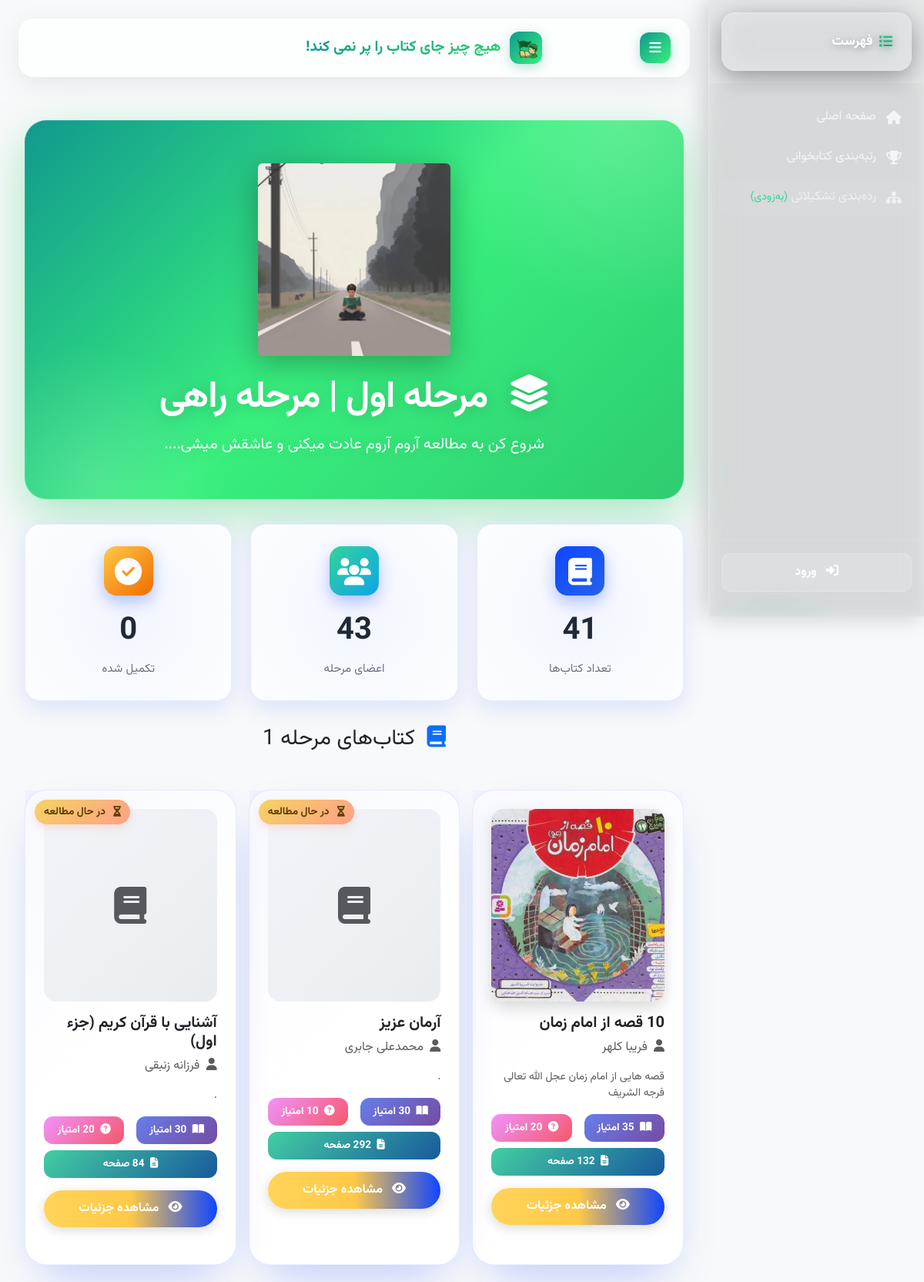
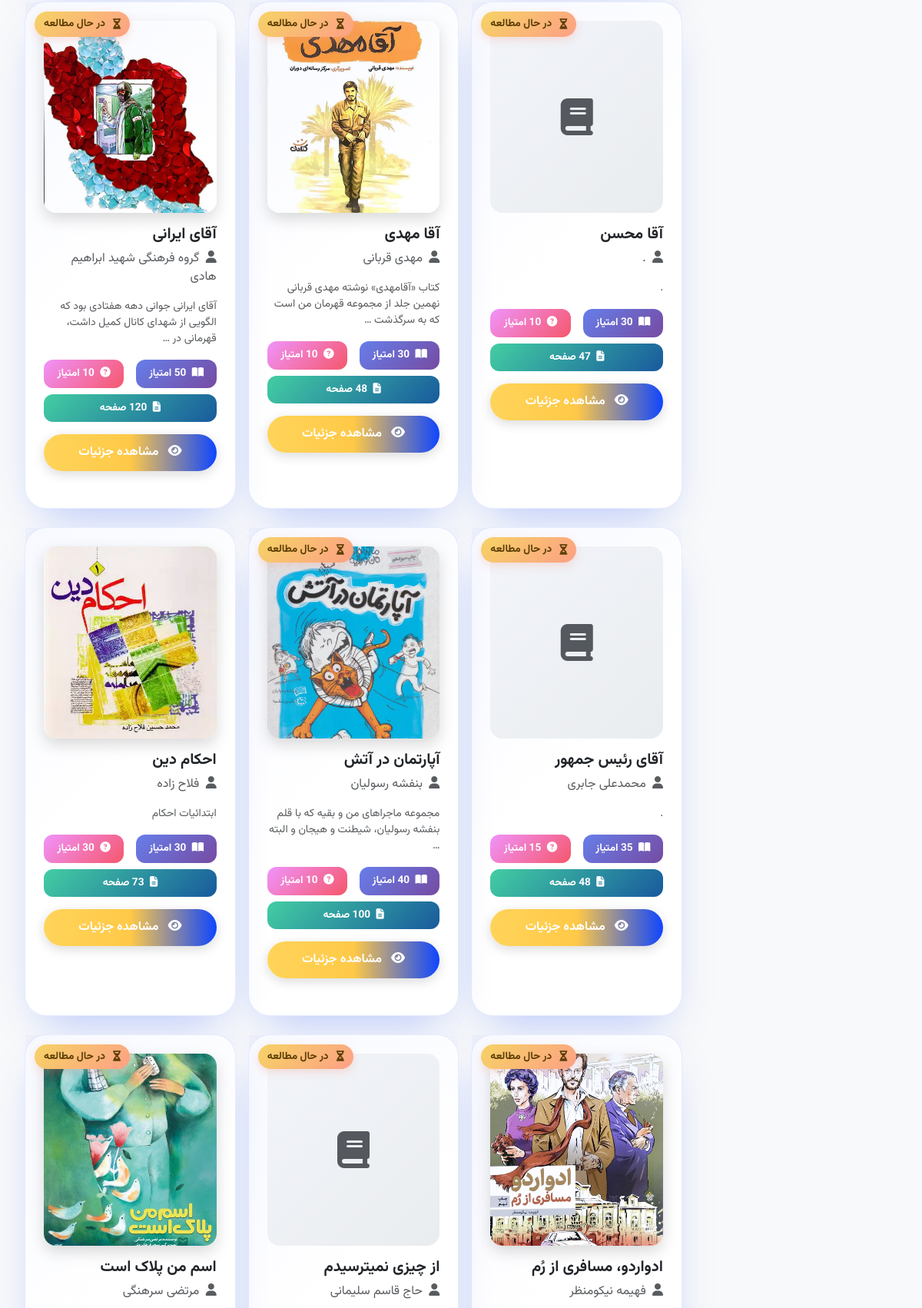
The page /stage/4/ (upper part) on the database its author committed (2 pictures, top to bottom).
### books/models.py (models this page shows, shortened)
class Stage(models.Model):
    period = models.ForeignKey(ReadingPeriod, on_delete=models.CASCADE, verbose_name="دوره")
    stage_number = models.IntegerField(verbose_name="شماره مرحله")
    name = models.CharField(max_length=100, verbose_name="نام مرحله")
    description = models.TextField(verbose_name="توضیحات")
    image = models.ImageField(upload_to='stages/images/', blank=True, null=True, verbose_name="تصویر مرحله")
    order = models.IntegerField(verbose_name="ترتیب")
    created_at = models.DateTimeField(auto_now_add=True)
    class Meta:
        verbose_name = "مرحله"
        verbose_name_plural = "مراحل"
        unique_together = ['period', 'stage_number']
        ordering = ['order', 'stage_number']

class Book(models.Model):
    title = models.CharField(max_length=200, verbose_name="عنوان کتاب")
    author = models.CharField(max_length=200, verbose_name="نویسنده")
    description = models.TextField(verbose_name="توضیحات")
    cover_image = models.ImageField(upload_to='books/covers/', blank=True, null=True, verbose_name="تصویر جلد")
    reading_score = models.IntegerField(default=0, verbose_name="امتیاز مطالعه")
    quiz_score = models.IntegerField(default=0, verbose_name="امتیاز آزمون")
    stage = models.ForeignKey(Stage, on_delete=models.CASCADE, verbose_name="مرحله")
    reading_days = models.IntegerField(default=3, verbose_name="تعداد روز مطالعه")
    page_count = models.PositiveIntegerField(default=0, verbose_name="تعداد صفحات")
    stock_count = models.PositiveIntegerField(default=1, verbose_name="تعداد نسخه")
    created_at = models.DateTimeField(auto_now_add=True)
    updated_at = models.DateTimeField(auto_now=True)
    class Meta:
        verbose_name = "کتاب"
        verbose_name_plural = "کتاب‌ها"
        ordering = ['stage__order', 'title']

### books/views.py (the view)
# urls.py: path('stage/<int:stage_id>/', views.stage_books, name='stage_books'),
def stage_books(request, stage_id):
    stage = get_object_or_404(Stage, id=stage_id)
    base_books = Book.objects.filter(stage=stage).order_by('title')
    active_assignments = BookAssignment.objects.filter(book=OuterRef('pk'), is_completed=False)
    books = base_books.annotate(is_in_progress=Exists(active_assignments))
    stage_members = Member.objects.filter(current_stage=stage, is_active=True)
    stage_stats = {
        'total_members': stage_members.count(),
        'completed_members': sum(1 for m in stage_members if m.can_advance_to_next_stage()),
        'total_books': base_books.count(),
    }
    context = {
        'stage': stage,
        'books': books,
        'stats': stage_stats,
    }
    return render(request, 'books/stage_books_modern.html', context)

### books/context_processors.py (called while the page is built, shortened)
def notifications(request):
    if not request.user.is_authenticated:
        return {
            'header_notifications': [],
            'header_unread_notifications': 0,
        }

### books/models.py (called while the page is built)
    def get_completed_books_count(self):
        if self.current_stage:
            return BookAssignment.objects.filter(
                member=self,
                book__stage=self.current_stage,
                is_completed=True
            ).count()
        return 0

    def get_total_books_in_stage(self):
        if self.current_stage:
            return Book.objects.filter(stage=self.current_stage).count()
        return 0

    def can_advance_to_next_stage(self):
        if not self.current_stage:
            return False
        total_books = self.get_total_books_in_stage()
        completed_books = self.get_completed_books_count()
        return completed_books >= total_books

### templates/books/stage_books_modern.html (shortened to what this page needs)
{% extends 'base_modern.html' %}
{% load static %}
{% load jalali_tags %}
{% block content %}
<div class="container-fluid">
    <div class="gradient-hero">
        {% if stage.image %}
            <div class="mb-4">
                <img src="{{ stage.image.url }}" alt="{{ stage.name }}"
                     class="img-fluid rounded"
                     style="max-height: 250px; max-width: 100%; object-fit: contain; box-shadow: 0 10px 40px rgba(0,0,0,0.3);">
            </div>
        {% endif %}
        <h1 class="display-4 fw-bold mb-3">
            <i class="fas fa-layer-group me-3"></i>
            {{ stage.name }}
        </h1>
        <p class="lead mb-0">{{ stage.description }}</p>
    </div>
    <div class="stats-grid" style="grid-template-columns: repeat(auto-fit, minmax(180px, 1fr));">
        <div class="stat-card">
            <div class="stat-icon">
                <i class="fas fa-book"></i>
            </div>
            <div class="stat-number">{{ stats.total_books }}</div>
            <div class="stat-label">تعداد کتاب‌ها</div>
        </div>
        <div class="stat-card">
            <div class="stat-icon" style="background: linear-gradient(135deg, #34D399, #0EA5E9);">
                <i class="fas fa-users"></i>
            </div>
            <div class="stat-number">{{ stats.total_members }}</div>
            <div class="stat-label">اعضای مرحله</div>
        </div>
        <div class="stat-card">
            <div class="stat-icon" style="background: linear-gradient(135deg, #FFC947, #EF6C00);">
                <i class="fas fa-check-circle"></i>
            </div>
            <div class="stat-number">{{ stats.completed_members }}</div>
            <div class="stat-label">تکمیل شده</div>
        </div>
    </div>
    <div class="row mb-4">
        <div class="col-12">
            <h3 class="text-center mb-4">
                <i class="fas fa-book me-2 text-primary"></i>
                کتاب‌های مرحله {{ stage.stage_number }}
            </h3>
        </div>
    </div>
    {% if books %}
        <div class="row g-4">
            {% for book in books %}
                <div class="col-lg-4 col-md-6">
                    <div class="modern-card book-card">
                        {% if book.is_in_progress %}
                            <span class="in-progress-badge">
                                <i class="fas fa-hourglass-half me-1"></i>
                                در حال مطالعه
                            </span>
                        {% endif %}
                        {% if book.cover_image %}
                            <div class="book-cover-wrapper mb-3">
                                <img src="{{ book.cover_image.url }}" class="book-cover" alt="{{ book.title }}">
                            </div>
                        {% else %}
                            <div class="book-cover-placeholder mb-3">
                                <i class="fas fa-book fa-3x text-muted"></i>
                            </div>
                        {% endif %}
                        <h5 class="fw-bold mb-2">{{ book.title }}</h5>
                        <p class="text-muted mb-3">
                            <i class="fas fa-user me-1"></i>
                            {{ book.author }}
                        </p>
                        <p class="text-muted small mb-3">{{ book.description|truncatewords:15 }}</p>
                        <div class="row g-2 mb-3">
                            <div class="col-6">
                                <div class="score-badge score-reading">
                                    <i class="fas fa-book-open me-1"></i>
                                    {{ book.reading_score }} امتیاز
                                </div>
                            </div>
                            <div class="col-6">
                                <div class="score-badge score-quiz">
                                    <i class="fas fa-question-circle me-1"></i>
                                    {{ book.quiz_score }} امتیاز
                                </div>
                            </div>
                            <div class="col-12">
                                <div class="score-badge score-pages">
                                    <i class="fas fa-file-alt me-1"></i>
                                    {% if book.page_count %}
                                        {{ book.page_count }} صفحه
                                    {% else %}
                                        تعداد صفحات نامشخص
                                    {% endif %}
                                </div>
                            </div>
                        </div>
                        <a href="{% url 'books:book_detail' book.id %}" class="btn btn-modern btn-gradient w-100">
                            <i class="fas fa-eye me-2"></i>
                            مشاهده جزئیات
                        </a>
                    </div>
                </div>
            {% endfor %}
        </div>
    {% else %}
        <div class="modern-card text-center">
            <i class="fas fa-book-open text-muted" style="font-size: 4rem;"></i>
            <h4 class="mt-3 text-muted">هیچ کتابی در این مرحله وجود ندارد</h4>
        </div>
    {% endif %}
</div>
{% endblock %}

### static/css/modern-style.css (style rules this page uses)
:root { --primary: #0F45FF; --primary-light: #2563EB; --primary-dark: #111C47; --secondary: #FFC947; --secondary-light: #FFD45A; --success: #34D399; --warning: #FFC947; --danger: #EF4444; --dark: #1F2937; --light: #F8F9FA; --sidebar-width: 280px; }
* { margin: 0; padding: 0; box-sizing: border-box; }
html, body { margin: 0; padding: 0; width: 100%; height: 100%; }
body { font-family: 'Vazirmatn', 'Tahoma', sans-serif; background: #F8F9FA; -webkit-font-smoothing: antialiased; }
.page-content .container-fluid { padding-right: 0.5rem; padding-left: 0.5rem; }
.modern-card { background: white; border-radius: 28px; padding: 1.5rem; box-shadow: 0 25px 60px -25px rgba(15, 69, 255, 0.35); border: 1px solid rgba(15, 69, 255, 0.1); transition: all 0.4s cubic-bezier(0.4, 0, 0.2, 1); margin-bottom: 1.5rem; position: relative; overflow: visible; }
.modern-card::before { content: ''; position: absolute; top: 0; right: 0; width: 100%; height: 100%; background: linear-gradient(135deg, rgba(15, 69, 255, 0.03) 0%, transparent 50%); pointer-events: none; }
.gradient-hero { background: linear-gradient(135deg, #11998e 0%, #38ef7d 25%, #2ecc71 50%, #27ae60 75%, #16a085 100%); background-size: 200% 200%; animation: gradientShift 15s ease-in-out infinite; border-radius: 28px; padding: 3.5rem 2.5rem; color: white; text-align: center; position: relative; overflow: hidden; margin-bottom: 2rem; box-shadow: 0 20px 60px rgba(46, 204, 113, 0.4), 0 0 0 1px rgba(255, 255, 255, 0.1) inset; }
.gradient-hero::before { content: ''; position: absolute; top: -50%; right: -20%; width: 500px; height: 500px; background: radial-gradient(circle, rgba(255, 255, 255, 0.2) 0%, transparent 70%); border-radius: 50%; pointer-events: none; animation: float 10s ease-in-out infinite; }
.gradient-hero::after { content: ''; position: absolute; bottom: -30%; left: -10%; width: 350px; height: 350px; background: radial-gradient(circle, rgba(255, 255, 255, 0.15) 0%, transparent 70%); border-radius: 50%; pointer-events: none; animation: float 12s ease-in-out infinite reverse; }
.gradient-hero h1, .gradient-hero h2, .gradient-hero h3, .gradient-hero h4, .gradient-hero p { position: relative; z-index: 2; color: white !important; text-shadow: 0 2px 20px rgba(0, 0, 0, 0.15); }
.gradient-hero h1 { font-size: 3rem; font-weight: 800; letter-spacing: -1px; margin-bottom: 1rem; animation: fadeInDown 0.8s ease; }
.btn-modern { padding: 0.75rem 2rem; border-radius: 50px; font-weight: 600; border: none; transition: all 0.3s ease; box-shadow: 0 4px 15px rgba(0, 0, 0, 0.15); text-decoration: none; display: inline-block; }
.btn-gradient { background: linear-gradient(90deg, var(--secondary-light), var(--secondary), var(--primary)); color: white !important; }
.stats-grid { display: grid; grid-template-columns: repeat(auto-fit, minmax(220px, 1fr)); gap: 1.5rem; margin: 2rem 0; }
.stat-card { background: white; border-radius: 20px; padding: 1.8rem; text-align: center; box-shadow: 0 10px 30px rgba(15, 69, 255, 0.12); transition: all 0.4s cubic-bezier(0.4, 0, 0.2, 1); border: 1px solid rgba(15, 69, 255, 0.1); position: relative; overflow: hidden; }
.stat-card::before { content: ''; position: absolute; top: -50%; right: -50%; width: 200%; height: 200%; background: radial-gradient(circle, rgba(15, 69, 255, 0.05) 0%, transparent 60%); pointer-events: none; }
.stat-icon { width: 64px; height: 64px; margin: 0 auto 1rem; border-radius: 16px; display: flex; align-items: center; justify-content: center; background: linear-gradient(135deg, var(--primary), var(--primary-light)); color: white; font-size: 2.2rem; font-weight: 900; box-shadow: 0 8px 20px rgba(15, 69, 255, 0.3); position: relative; z-index: 2; }
.stat-number { font-size: 2.5rem; font-weight: 900; color: var(--dark); margin-bottom: 0.5rem; position: relative; z-index: 2; font-family: 'Vazirmatn', sans-serif; }
.stat-label { color: #6B7280; font-size: 0.95rem; font-weight: 500; position: relative; z-index: 2; }
.container-fluid { width: 100%; max-width: 100%; padding-right: 0.5rem; padding-left: 0.5rem; margin-right: auto; margin-left: auto; }
.row { margin-right: -0.5rem; margin-left: -0.5rem; }
.row > * { padding-right: 0.5rem; padding-left: 0.5rem; }

### rows shown on the page
Stage: image (picture), name "مرحله اول | مرحله راهی", description "شروع کن به مطالعه آروم آروم عادت میکنی و عاشقش میشی....", stage_number "1"
Book: cover_image (picture), title "10 قصه از امام زمان", author "فریبا کلهر", description "قصه هایی از امام زمان عجل الله تعالی فرجه الشریف", reading_score "35", page_count "132"
Book: shows "در حال مطالعه", title "آرمان عزیز", author "محمدعلی جابری", description "."
Book: shows "در حال مطالعه", title "آشنایی با قرآن کریم (جزء اول)", author "فرزانه زنبقی", description "."
Book: shows "در حال مطالعه", title "آقا محسن", author ".", description ".", reading_score "30", page_count "47"
Book: shows "در حال مطالعه", cover_image (picture), title "آقا مهدی", author "مهدی قربانی", description "کتاب «آقامهدی» نوشته مهدی قربانی نهمین جلد از مجموعه قهرمان من است که به سرگذشت …"
Book: shows "در حال مطالعه", cover_image (picture), title "آقای ایرانی", author "گروه فرهنگی شهید ابراهیم هادی", description "آقای ایرانی جوانی دهه هفتادی بود که الگویی از شهدای کانال کمیل داشت، قهرمانی در …"
Book: shows "در حال مطالعه", title "آقای رئیس جمهور", author "محمدعلی جابری", description ".", reading_score "35", page_count "48"
Book: shows "در حال مطالعه", cover_image (picture), title "آپارتمان در آتش", author "بنفشه رسولیان", description "مجموعه ماجراهای من و بقیه که با قلم بنفشه رسولیان، شیطنت و هیجان و البته …"
Book: cover_image (picture), title "احکام دین", author "فلاح زاده", description "ابتدائیات احکام", quiz_score "30"
Book: shows "در حال مطالعه", cover_image (picture), title "ادواردو، مسافری از رُم", author "فهیمه نیکومنظر"
Book: shows "در حال مطالعه", title "از چیزی نمیترسیدم", author "حاج قاسم سلیمانی"
Book: shows "در حال مطالعه", cover_image (picture), title "اسم من پلاک است", author "مرتضی سرهنگی"

### other values the page prints
{{ stats.total_books }} "41"
{{ stats.total_members }} "43"
{{ stats.completed_members }} "0"
